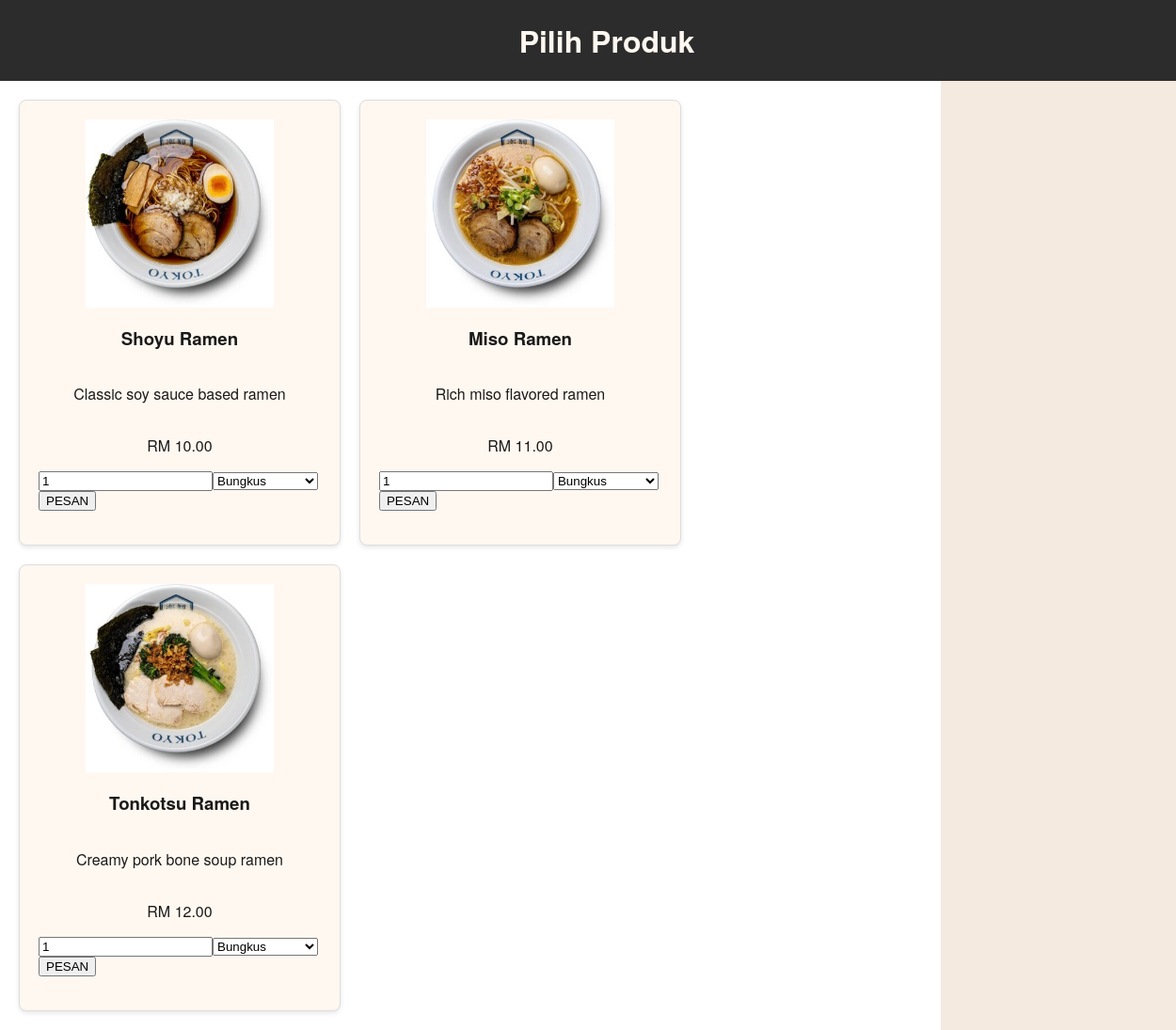
The page /produk_pilih.php (signed in) on the database its author committed.
### tables this page shows
CREATE TABLE `produk` (
  `idProduk` int(11) NOT NULL,
  `namaProduk` varchar(255) DEFAULT NULL,
  `detail` text DEFAULT NULL,
  `harga` decimal(10,2) DEFAULT NULL,
  `gambar` varchar(20) DEFAULT NULL
);

### produk_pilih.php (the view, shortened to what this page needs)
<?php
include 'header.php';
?>
<!DOCTYPE html>
<html>
<head>
    <link rel="stylesheet" type="text/css" href="style.css">
</head>
<body>
    <div class="container">
        <div class="header">
            <h1>Pilih Produk</h1>
        </div>
        <div id="isi">
            <div class="product-list">
                <?php
                $query = mysqli_query($con, "SELECT * FROM produk");
                while ($row = mysqli_fetch_assoc($query)) {
                    echo "<div class='product-item'>";
                    echo "<img src='gambar/".$row['gambar']."' width='200'>";
                    echo "<h3>".$row['namaProduk']."</h3>";
                    echo "<p>".$row['detail']."</p>";
                    echo "<p>RM ".$row['harga']."</p>";
                    echo "<form method='POST'>";
                    echo "<input type='number' name='kuantiti' min='1' value='1' required>";
                    echo "<select name='cara' required onchange='toggleMeja(this)'>";
                    echo "<option value='TA'>Bungkus</option>";
                    echo "</select>";
                    echo "<button type='submit' name='pesan'>PESAN</button>";
                    echo "</form>";
                    echo "</div>";
                }
                ?>
            </div>
        </div>
    </div>
</body>
</html>

### style.css (style rules this page uses)
:root { --primary-dark: #2C2C2C; --primary-red: #A52A2A; --secondary-tan: #F4EAE0; --accent-wood: #8B4513; --light-cream: #FFF8F0; --text-dark: #1A1A1A; }
body { background: var(--secondary-tan); color: var(--text-dark); margin: 0; padding: 0; font-family: 'Noto Sans JP', 'Helvetica Neue', sans-serif; }
.container { display: flex; flex-direction: column; min-height: 100vh; }
.header { background-color: var(--primary-dark); color: var(--light-cream); text-align: center; padding: 20px; width: 100%; }
.header h1 { margin: 0; }
#isi { width: 80%; padding: 20px; background-color: #fff; display: flex; flex-wrap: wrap; gap: 20px; box-sizing: border-box; }
.product-list { display: flex; flex-wrap: wrap; gap: 20px; }
.product-item { display: flex; flex-direction: column; align-items: center; border: 1px solid #ddd; border-radius: 8px; padding: 20px; background-color: var(--light-cream); box-shadow: 0 2px 5px rgba(0, 0, 0, 0.1); width: calc(33.333% - 20px); }

### rows shown on the page
produk: gambar (picture), namaProduk "Shoyu Ramen", detail "Classic soy sauce based ramen", harga "10.00"
produk: gambar (picture), namaProduk "Miso Ramen", detail "Rich miso flavored ramen", harga "11.00"
produk: gambar (picture), namaProduk "Tonkotsu Ramen", detail "Creamy pork bone soup ramen", harga "12.00"
